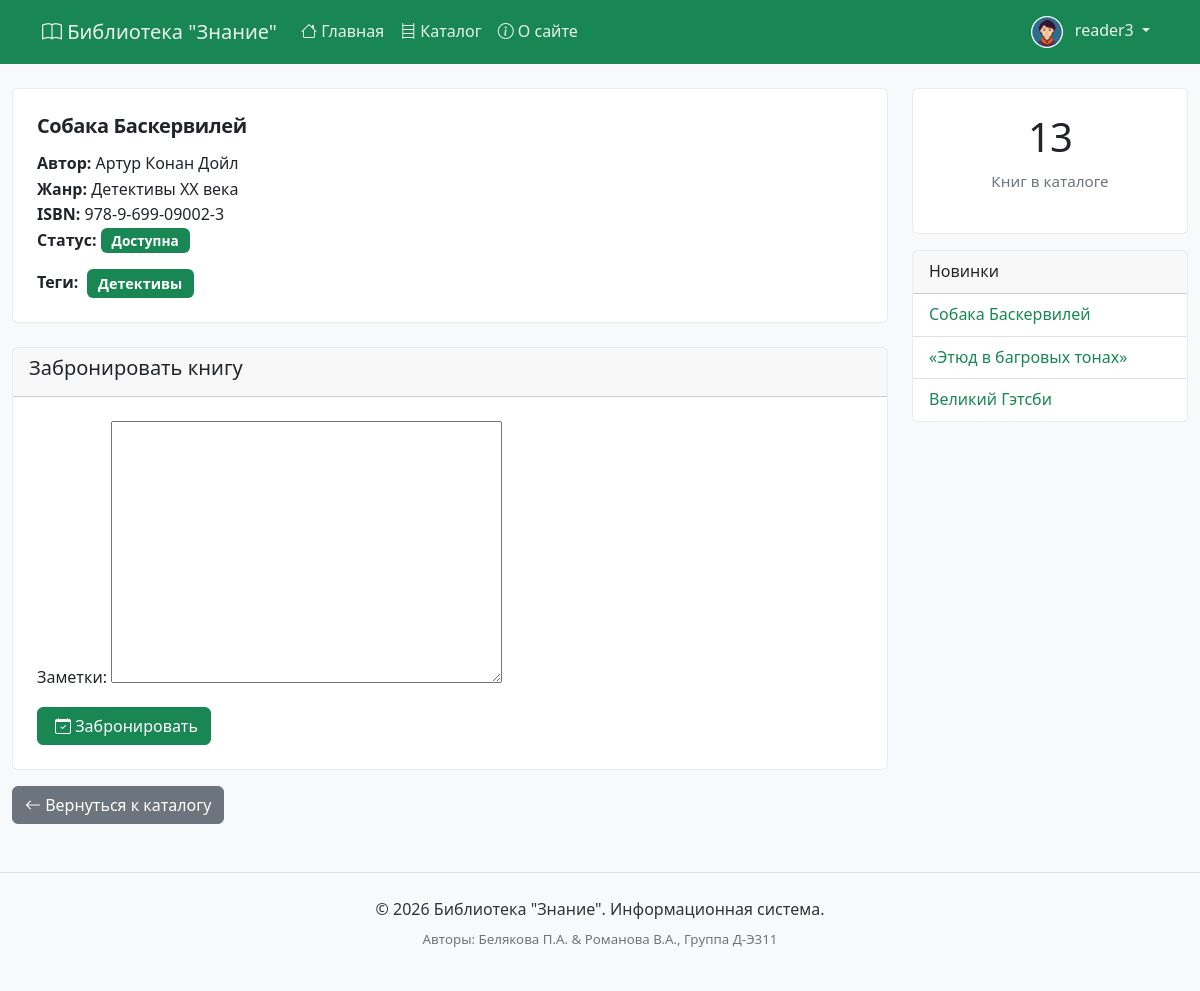
Screenshot of /books/sobaka-baskervilej/ (signed in) with the database file from the repository.
### accounts/models.py (models this page shows, shortened)
class Profile(models.Model):
    user = models.OneToOneField(
        User,
        on_delete=models.CASCADE,
        related_name="profile",
        verbose_name="Пользователь"
    )
    phone = models.CharField("Телефон", max_length=20, blank=True)
    address = models.TextField("Адрес", blank=True)
    birth_date = models.DateField("Дата рождения", null=True, blank=True)
    bio = models.TextField("О себе", blank=True)
    avatar = models.ImageField(
        "Аватар",
        upload_to="avatars/",
        blank=True,
        null=True
    )
    created_at = models.DateTimeField("Дата регистрации", auto_now_add=True)
    class Meta:
        verbose_name = "Профиль"
        verbose_name_plural = "Профили"

### catalog/models.py (models this page shows, shortened)
class Book(models.Model):
    title = models.CharField("Название", max_length=200)
    slug = models.SlugField(
        max_length=200,
        unique=True,
        blank=True,
        null=True  # Важно для существующих книг
    )
    author = models.CharField("Автор", max_length=150)
    isbn = models.CharField("ISBN", max_length=17, unique=True, blank=True, null=True)
    genre = models.ForeignKey("Genre", on_delete=models.SET_NULL, null=True, verbose_name="Жанр", related_name="books")
    is_available = models.BooleanField("Доступна", default=True)
    summary = models.TextField("Описание", blank=True)
    added_at = models.DateTimeField("Добавлено", auto_now_add=True)
    tags = TaggableManager(blank=True, verbose_name="Теги")
    def get_absolute_url(self):
        return reverse('catalog:book_detail', kwargs={'slug': self.slug})
    class Meta:
        ordering = ["-added_at"]

class Genre(models.Model):
    name = models.CharField("Название жанра", max_length=100, unique=True)
    description = models.TextField("Описание", blank=True)
    parent = models.ForeignKey(
        "self",
        on_delete=models.SET_NULL,
        null=True,
        blank=True,
        verbose_name="Родительский жанр",
        related_name="subgenres"
    )
    def __str__(self):
        return self.name
    class Meta:
        verbose_name = "Жанр"
        verbose_name_plural = "Жанры"

### catalog/views.py (the view)
# urls.py: path('books/<slug:slug>/', views.book_detail, name='book_detail'),
def book_detail(request, slug):
    book = get_object_or_404(Book, slug=slug, is_available=True)
    reservations = book.reservations.filter(status__in=['active', 'pending']).order_by('-reservation_date')
    if request.method == "POST":
        if not request.user.is_authenticated:
            messages.warning(request, 'Для бронирования необходимо войти в систему.')
            return redirect('login')
        try:
            reader = request.user.reader_profile
        except Reader.DoesNotExist:
            reader = Reader.objects.create(user=request.user)
        if reader.active_reservations_count() >= 3:
            messages.error(request, 'У вас уже 3 активные брони. Максимум достигнут.')
            return redirect('catalog:book_detail', slug=book.slug)
        existing = reader.reservations.filter(
            book=book,
            status__in=['active', 'pending']
        ).exists()
        if existing:
            messages.warning(request, 'У вас уже есть бронь на эту книгу.')
            return redirect('catalog:book_detail', slug=book.slug)
        form = ReservationForm(request.POST)
        if form.is_valid():
            reservation = form.save(commit=False)
            reservation.book = book
            reservation.reader = reader
            reservation.status = 'pending'
            reservation.save()
            messages.success(request, '✓ Заявка на бронирование успешно отправлена!')
            return redirect('catalog:book_detail', slug=book.slug)
    else:
        form = ReservationForm()
    context = {
        "book": book,
        "reservations": reservations,
        "form": form,
    }
    return render(request, "catalog/book_detail.html", context)

### catalog/forms.py
class ReservationForm(forms.ModelForm):
    class Meta:
        model = Reservation
        fields = ["notes"]

### catalog/templatetags/library_tags.py (called while the page is built)
@register.simple_tag
def total_books():
    return Book.objects.filter(is_available=True).count()

@register.inclusion_tag('catalog/latest_books.html')
def show_latest_books(count=3):
    latest_books = Book.objects.filter(is_available=True).order_by('-added_at')[:count]
    return {'latest_books': latest_books}

### catalog/templates/catalog/book_detail.html (shortened to what this page needs)
{% extends "catalog/base.html" %}
{% block content %}
<div class="card">
    <div class="card-body">
        <h2 class="card-title">{{ book.title }}</h2>
        <p class="card-text">
            <strong>Автор:</strong> {{ book.author }}<br>
            <strong>Жанр:</strong> {{ book.genre|default:"Не указан" }}<br>
            {% if book.isbn %}
            <strong>ISBN:</strong> {{ book.isbn }}<br>
            {% endif %}
            <strong>Статус:</strong>
            {% if book.is_available %}
                <span class="badge bg-success">Доступна</span>
            {% else %}
                <span class="badge bg-danger">На руках</span>
            {% endif %}
        </p>
        {% if book.tags.all %}
        <div class="mt-3">
            <strong>Теги:</strong>
            {% for tag in book.tags.all %}
            <a href="{% url 'catalog:books_by_tag' tag.slug %}"
            style="font-size: 0.9rem; padding: 0.5em 0.8em;
                    color: #ffffff !important;
                    background-color: #198754 !important;"
               class="badge bg-secondary text-decoration-none ms-1">
                {{ tag.name }}
            </a>
            {% endfor %}
        </div>
        {% endif %}
    </div>
</div>
{% if user.is_authenticated %}
<div class="card mt-4">
    <div class="card-header">
        <h5> Забронировать книгу</h5>
    </div>
    <div class="card-body">
        <form method="post">
            {{ form.as_p }}
            <button type="submit" class="btn btn-primary">
                <i class="bi bi-calendar-check"></i> Забронировать
            </button>
        </form>
    </div>
</div>
{% else %}
<div class="alert alert-warning mt-4">
    <i class="bi bi-exclamation-triangle"></i>
    Для бронирования необходимо <a href="{% url 'login' %}">войти</a> в систему.
</div>
{% endif %}
<a href="{% url 'catalog:book_list' %}" class="btn btn-secondary mt-3">
    <i class="bi bi-arrow-left"></i> Вернуться к каталогу
</a>
{% endblock %}

### catalog/templates/catalog/base.html (shortened to what this page needs)
{% load static %}
{% load library_tags %}
<!DOCTYPE html>
<html lang="ru">
<head>
    <link href="https://cdn.jsdelivr.net/npm/bootstrap@5.3.2/dist/css/bootstrap.min.css" rel="stylesheet">
    <link rel="stylesheet" href="https://cdn.jsdelivr.net/npm/bootstrap-icons@1.11.1/font/bootstrap-icons.css">
    <link rel="stylesheet" href="{% static 'css/styles.css' %}">
</head>
<body>
    {% block header %}
    <nav class="navbar navbar-expand-lg navbar-dark bg-primary">
        <div class="container">
            <a class="navbar-brand" href="{% url 'catalog:home' %}">
                <i class="bi bi-book"></i> Библиотека "Знание"
            </a>
            <div class="collapse navbar-collapse" id="navbarMain">
                <ul class="navbar-nav me-auto">
                    <li class="nav-item">
                        <a class="nav-link" href="{% url 'catalog:home' %}">
                            <i class="bi bi-house"></i> Главная
                        </a>
                    </li>
                    <li class="nav-item">
                        <a class="nav-link" href="{% url 'catalog:book_list' %}">
                            <i class="bi bi-bookshelf"></i> Каталог
                        </a>
                    </li>
                    <li class="nav-item">
                        <a class="nav-link" href="{% url 'catalog:about' %}">
                            <i class="bi bi-info-circle"></i> О сайте
                        </a>
                    </li>
                </ul>
                <ul class="navbar-nav">
                    {% if user.is_authenticated %}
                    <li class="nav-item dropdown">
                        <a class="nav-link dropdown-toggle" href="#" role="button" data-bs-toggle="dropdown">
                            {% if user.is_authenticated and user.profile.avatar %}
                                <img src="{{ user.profile.avatar.url }}" alt="avatar" class="avatar-small me-2">
                            {% else %}
                                <i class="bi bi-person-circle"></i>
                            {% endif %}
                            {{ user.get_full_name|default:user.username }}
                        </a>
                    </li>
                    {% endif %}
                </ul>
            </div>
        </div>
    </nav>
    {% endblock %}
    <main class="container-xxl my-4">
        <div class="row">
            <div class="col-md-9">
                {% block content %}{% endblock %}
            </div>
            <div class="col-md-3">
                {% block sidebar %}
                <div class="card mb-3 text-center">
                    <div class="card-body">
                        <h3 class="display-6">{% total_books %}</h3>
                        <p class="text-muted">Книг в каталоге</p>
                    </div>
                </div>
                {% show_latest_books 3 %}
                {% endblock %}
            </div>
        </div>
    </main>
    <footer class="bg-light py-4 mt-5 border-top">
        <div class="container text-center">
            <p class="mb-1">&copy; 2026 Библиотека "Знание". Информационная система.</p>
            <p class="mb-0 text-muted">
                <small>Авторы: Белякова П.А. & Романова В.А., Группа Д-Э311</small>
            </p>
        </div>
    </footer>
</body>
</html>

### catalog/templates/catalog/latest_books.html
<div class="card mb-3">
    <div class="card-header"> Новинки</div>
    <ul class="list-group list-group-flush">
        {% for book in latest_books %}
        <li class="list-group-item">
            {% if book.slug %}
                <a href="{{ book.get_absolute_url }}" class="text-success">
                    {{ book.title }}
                </a>
            {% else %}
                <span class="text-muted">{{ book.title }}</span>
            {% endif %}
        </li>
        {% empty %}
        <li class="list-group-item">Книг пока нет</li>
        {% endfor %}
    </ul>
</div>

### static/css/styles.css (style rules this page uses)
body { font-family: 'Segoe UI', Tahoma, Geneva, Verdana, sans-serif; background-color: #f8f9fa; color: #333333; line-height: 1.6; }
h1, h2, h3, h4 { color: #212529; font-weight: 600; letter-spacing: -0.02em; }
.card-title { font-size: 1.25rem !important; font-weight: 600 !important; color: #212529 !important; }
.bg-primary, .navbar, .btn-primary { background-color: #198754 !important; border-color: #198754 !important; }
.card { transition: all 0.3s cubic-bezier(0.4, 0, 0.2, 1) !important; border: 1px solid rgba(0,0,0,0.08) !important; }
.card-body { padding: 1.5rem !important; }
.card-title { font-size: 1.25rem !important; margin-bottom: 0.75rem !important; line-height: 1.3 !important; }
.card-subtitle, .text-muted { font-size: 0.95rem !important; color: #6c757d !important; margin-bottom: 1rem !important; }
.badge { display: inline-block; padding: 0.4em 0.8em; font-size: 0.85em; font-weight: 600; border-radius: 6px; text-decoration: none !important; background-color: #198754 !important; color: #ffffff !important; }
.btn-primary i.bi { color: #ffffff !important; margin-left: 5px; }
a:not(.navbar a):not(.dropdown-item):not(.btn):not(.card-title a):not(h1 a):not(h2 a):not(h3 a):not(.tag-link) { color: #198754 !important; text-decoration: none; }
.navbar a, .dropdown-item { color: rgba(255, 255, 255, 0.9) !important; }
.card-title, .card-title a, h1, h2, h3, h4, h5, h6 { color: #212529 !important; }
.btn-primary, .btn-primary a { color: #ffffff !important; }
footer { border-top: 1px solid #e9ecef; margin-top: 2rem; }
.avatar-small { width: 32px; height: 32px; border-radius: 50%; object-fit: cover; }
.btn { transition: transform 0.3s cubic-bezier(0.2, 0, 0, 1), box-shadow 0.3s ease !important; }
body { animation: fadeIn 0.3s ease-out; }

### catalog/templates/catalog/base.html (style rules this page uses)
.avatar-small { width: 32px; height: 32px; border-radius: 50%; object-fit: cover; }

### rows the page displays
Book: title "Собака Баскервилей", author "Артур Конан Дойл", genre "Детективы XX века", isbn "978-9-699-09002-3"
Tag: name "Детективы"
Book: title "«Этюд в багровых тонах»"
Book: title "Великий Гэтсби"

### other values shown
{{ user.get_full_name|default:user.username }} "reader3"
